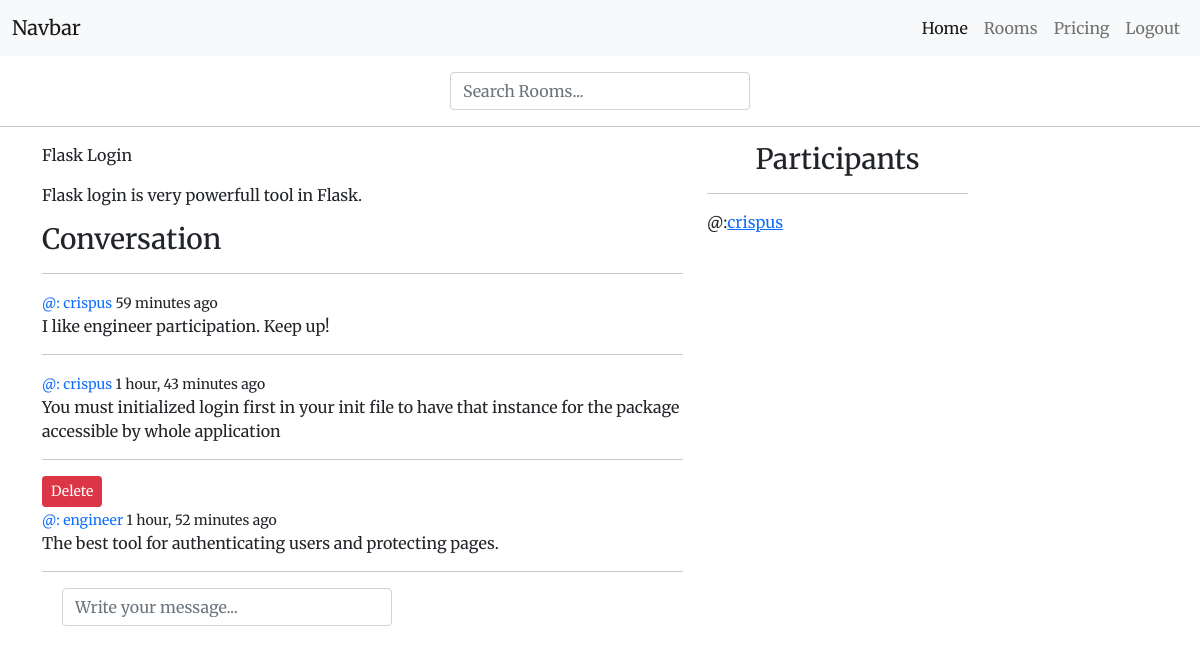
The page /rooms/3 (signed in) on the database its author committed.
### hub/models.py (models this page shows, shortened)
class Room(models.Model):
    host = models.ForeignKey(User, on_delete=models.SET_NULL, null=True)
    topic = models.ForeignKey(Topic, on_delete=models.SET_NULL, null=True)
    name = models.CharField(max_length=100)
    description= models.TextField(null=True, blank=True)
    participants = models.ManyToManyField(User, related_name='Participants')
    updated = models.DateTimeField(auto_now=True)
    date_created = models.DateTimeField(auto_now_add=True)
    class Meta:
        ordering = ['-updated', '-date_created'] # more like pagination in flask

class Message(models.Model):
    user = models.ForeignKey(User, on_delete=models.CASCADE)
    room = models.ForeignKey(Room, on_delete=models.CASCADE)
    body = models.TextField()
    updated = models.DateTimeField(auto_now=True)
    date_created = models.DateTimeField(auto_now_add=True)

### hub/views.py (the view, shortened to what this page needs)
# urls.py: path('rooms/<int:pk>', views.room, name='rooms'),
def room(request, pk):
    room = Room.objects.get(pk=pk)
    room_messages = room.message_set.all().order_by('-date_created')
    participants = room.participants.all()
    context = {'pk':pk, 'room': room,'room_messages':room_messages, 'participants':participants}
    return render(request, 'hub/room.html', context)

### hub/templates/hub/room.html (shortened to what this page needs)
{% extends 'base.html' %}
 {% block content %}
 <div class="container">
    <div class="row">
        <div class="col-md-7">
            <p>
                {{room.name}}
            </p>
            <p>
                {{room.description}}
            </p>
            <div class="comment-wrapper">
                <h3>Conversation</h3>
                <hr>
                {% for message in room_messages %}
                    <div>
                        {% if request.user == message.user %}
                        <a type="button" href="{% url 'delete-message' message.id %}" class="btn btn-danger btn-sm">Delete</a>
                        <br>
                        {% endif %}
                        <small> <span class="text-primary">@: {{message.user.username}} </span> {{message.date_created|timesince}} ago</small>
                        <p>{{message.body}}</p>
                        <hr>
                    </div>
                {% endfor %}
            </div>
            {% if request.user.is_authenticated %}
                <div class="comment-section">
                    <form action="" method="POST" style="max-width: 350px; padding-left: 20px">
                        <input type="text" name="body" id="body" placeholder="Write your message..." class="form-control">
                    </form>
                </div>
                {% endif %}
        </div>
        <div class="col-md-3">
            <h3 style="text-align: center;">Participants</h3>
            <hr>
            {% for user in participants%}
                <div>
                    <p>@:<a href="#">{{user.username}}</a></p>
                </div>
            {% endfor %}
        </div>
    </div>
</div>
 {% endblock %}

### static/main.css (style rules this page uses)
body { font-family: 'Merriweather', serif; }

### rows shown on the page
Room: name "Flask Login", description "Flask login is very powerfull tool in Flask."
Message: user.username "crispus", date_created "59 minutes", body "I like engineer participation. Keep up!"
Message: user.username "crispus", date_created "1 hour, 43 minutes", body "You must initialized login first in your init file to have that instance for the package accessible by whole application"
Message: shows "Delete", user.username "engineer", date_created "1 hour, 52 minutes", body "The best tool for authenticating users and protecting pages."

### other values the page prints
{{ user.username }} "crispus"
